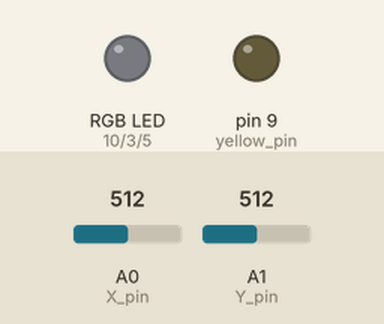
Simulated run of this sketch. Board: Arduino Uno, built with avr-gcc and run on an emulated ATmega328P. Shown: an RGB LED mixed from three pins (HIGH = lit), output pins drawn as LEDs (lit = HIGH). The test bench sets the inputs (shaded band); at power-on: A0 (X_pin) = 512, A1 (Y_pin) = 512. Dim RGB values are drawn brighter than linear.

Above: at 1.2 s.
1.3 s: A0 (X_pin) set to 716
At 2.3 s:
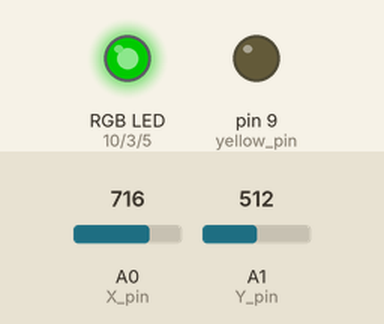
2.8 s: A1 (Y_pin) set to 716
At 3.4 s:
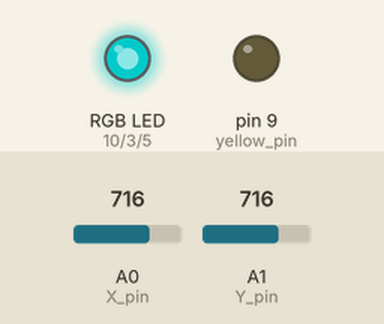
4.3 s: A0 (X_pin) set to 900
At 4.6 s:
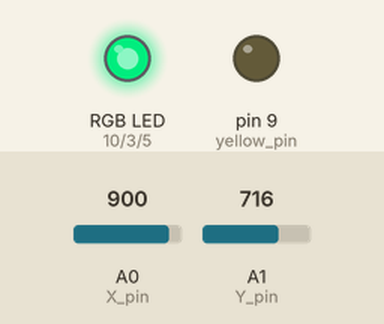
5.8 s: A1 (Y_pin) set to 900
At 6.9 s:
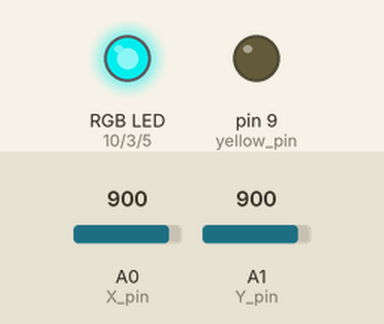
7.3 s: A0 (X_pin) set to 511
At 8.1 s:
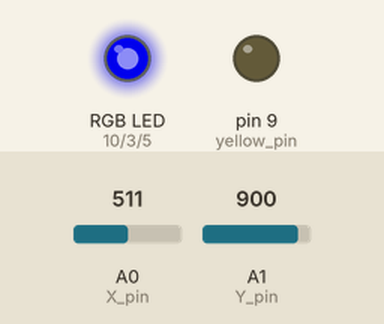
8.8 s: A1 (Y_pin) set to 306
At 9.2 s:
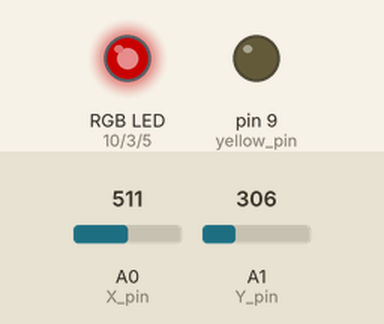
Timing chart, 0 to 11.3 s (numbered marks = the images above; inputs shaded):
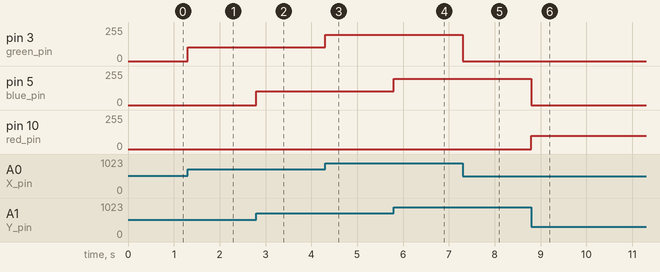

Measured:
- after the input at 1.3 s, pin 3 (green_pin): 0/255 → 104/255 at once
- after the input at 2.8 s, pin 5 (blue_pin): 0/255 → 104/255 at once
- after the input at 4.3 s, pin 3 (green_pin): 104/255 → 196/255 at once
- after the input at 5.8 s, pin 5 (blue_pin): 104/255 → 196/255 at once
- after the input at 7.3 s, pin 3 (green_pin): 196/255 → 0/255 at once
- after the input at 8.8 s, pin 5 (blue_pin): 196/255 → 0/255 at once; pin 10 (red_pin): 0/255 → 101/255 at once

The sketch:

Analog_Joystick_lights.ino
```cpp
//www.elegoo.com
//2016.12.09

// Arduino pin numbers
const int SW_pin = 2; // digital pin connected to switch output
const int X_pin = 0; // analog pin connected to X output
const int Y_pin = 1; // analog pin connected to Y output
const int blue_pin = 5;
const int green_pin = 3;
const int yellow_pin = 9;
const int red_pin = 10;
const int middle = 508;
const float incval = 0.50;

void setup() {
  pinMode(SW_pin, INPUT);
  digitalWrite(SW_pin, HIGH);
  Serial.begin(9600);
}

void loop() {
  float redValue =  (middle - analogRead(Y_pin)) * incval;
  float blueValue = (analogRead(Y_pin) - middle) * incval;
  float yellowValue = (middle - analogRead(X_pin)) * incval;
  float greenValue = (analogRead(X_pin) - middle) * incval;


  analogWrite(red_pin,truncate(redValue));
  analogWrite(yellow_pin,truncate(yellowValue));
  analogWrite(blue_pin,truncate(blueValue));
  analogWrite(green_pin,truncate(greenValue));

}

int truncate(int value) {
  if (value < 5){
    return 0;
  } else if (value > 255) {
    return 255;
  } else {
    return value;
  }
}
```
